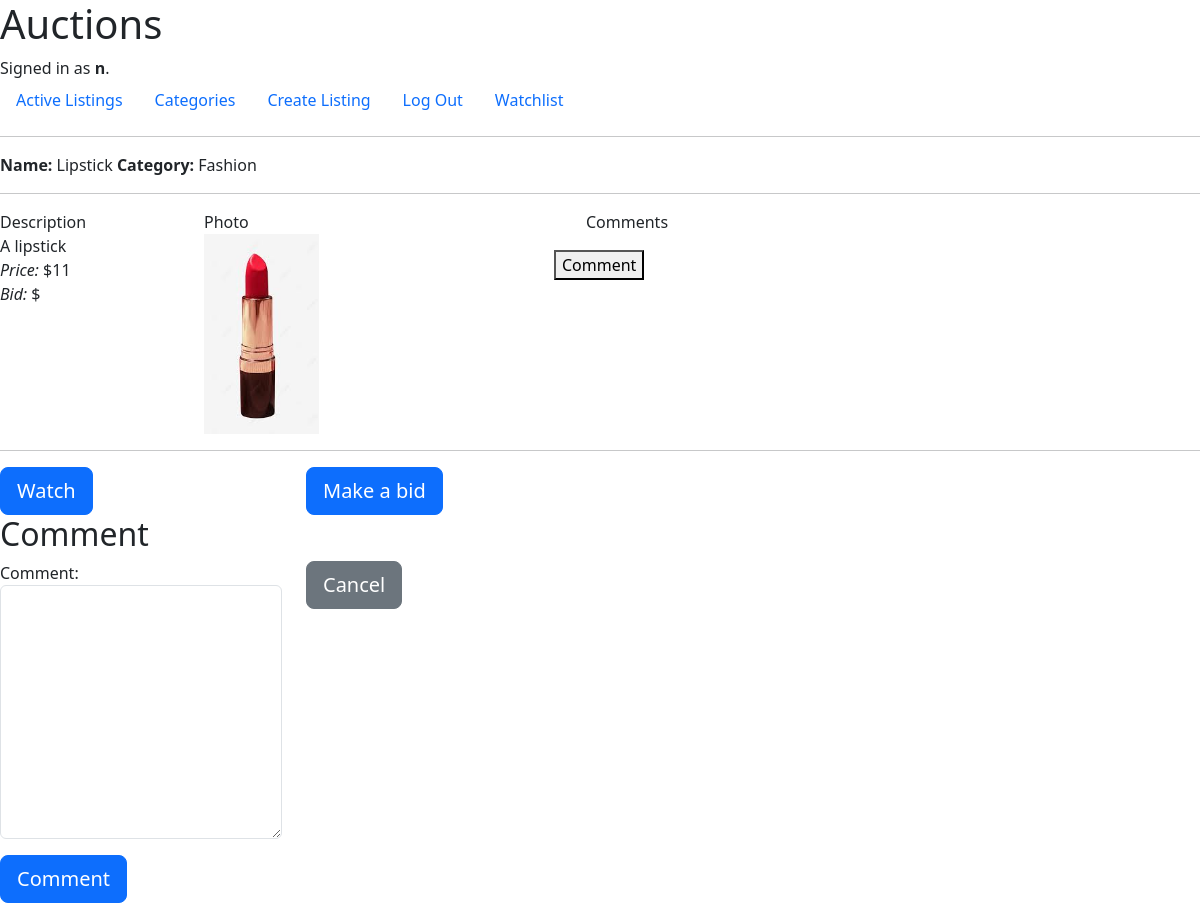
/comment/8 (signed in), run on the app's committed database.
### auctions/models.py (models this page shows, shortened)
class User(AbstractUser):
    def __str__(self):
        return f"{self.username}"

class Auction(models.Model):
    name = models.CharField(max_length=25)
    price = models.IntegerField()
    description = models.TextField(max_length=100)
    seller = models.ForeignKey(
        User,
        related_name="auctions",
        on_delete=models.CASCADE
        )
    image = models.ImageField(
        null=True,
        blank=True,
        upload_to='photos/'
        )
    category = models.ForeignKey(
        Category,
        null=True,
        related_name="auctions",
        on_delete=models.SET_NULL
        )
    start_time = models.DateTimeField()
    watchers = models.ManyToManyField(
        User,
        blank=True,
        related_name='auctions_watchers'
        )
    status = models.BooleanField(default=True)
    class Meta:
        ordering = ('start_time',)

class Category(models.Model):
    id = models.AutoField(primary_key=True)
    title = models.CharField(max_length=25)
    class Meta:
        ordering = ('title',)
    def __str__(self):
        return f"{self.title}"

### auctions/views.py (the view, shortened to what this page needs)
# urls.py: path("comment/<str:id>", views.comment_auction, name="comment_auction"),
def comment_auction(request, id):
    obj = Auction.objects.get(id=id)
    if request.method == 'GET':
        return render(request, "auctions/comment.html", {
            'form':CommentForm(),
            'obj':obj
        })

### auctions/forms.py
class CommentForm(ModelForm):
    class Meta:
        model = Comment
        fields = (
            'comment',
            )
        labels = {
            'comment': 'Comment',
            }
    def __init__(self, *args, **kwargs):
        super(CommentForm, self).__init__(*args, **kwargs)
        for visible in self.visible_fields():
            visible.field.widget.attrs['class'] = 'form-control'

### auctions/templates/auctions/comment.html (shortened to what this page needs)
{% extends "auctions/auction.html" %}
{% block comment %}
{% if request.user.is_authenticated %}
    <h2>Comment</h2>
    <div class="row">
        <div class="col-3">
            <form action="{% url 'comment_auction' obj.id %}" method="post" enctype="multipart/form-data">
                {{ form.as_p }}
                <button name="cp" type="submit" class="btn btn-lg btn-primary">Comment</button>
            </form>
        </div>
        <div class="col-1">
            <form action="{% url 'cancel_comment_auction' obj.id %}" method="post" enctype="multipart/form-data">
                <button name="cca" type="submit" class="btn btn-secondary btn-lg">Cancel</button>
            </form>
        </div>
    </div>
{% else %}
    <h2>You will be able to comment this auction until log in</h2>
{% endif %}
{% endblock %}

### auctions/templates/auctions/auction.html (shortened to what this page needs)
{% extends "auctions/layout.html" %}
{% load static %}
{% block body %}
    {% if 1 == obj.status %}
        <div class="row">
            <div class="col-7"><strong>Name:</strong> {{obj.name}}  <strong>Category:</strong> {{obj.category}}</div>
            <spacer type="vertical" height="100"><hr/></spacer>
            <div class="col-2">Description<br>{{ obj.description }}<br><i>Price:</i> ${{ obj.price }}<br><i>Bid:</i> ${{ bid }}</div>
            <div style="max-width:350px;">Photo<br>
                {% if '' == obj.image %}
                    <img src="photos/question.svg" height="200">
                {% else %}
                    <img src="{{ obj.image }}" height="200">
                {% endif %}
            </div>
            <div class="col-3">
                <ul>
                    <lh>Comments</lh>
                </ul>
                <form method="GET" action="{% url 'comment_auction' obj.id %}" class="form-data" enctype="multipart/form-data">
                    <button name="cg" type="submit">Comment</button>
                </form>
            </div>
            <spacer type="vertical" height="100"><hr/></spacer>
            <div class="col-3">
            {% if request.user.is_authenticated %}
                <form method="POST" action="{% url 'watch_auction' obj.id %}" class="form-inline">
                    {% if request.user in obj.watchers.all %}
                        <button type="submit" class="btn btn-secondary btn-lg">Stop watching</button>
                    {% else %}
                        <button name="w" type="submit" class="btn btn-lg btn-primary">Watch</button>
                    {% endif %}
                </form>
            </div>
            <div class="col-2">
                <form method="GET" action="{% url 'bid_auction' obj.id %}" class="form-data" enctype="multipart/form-data">
                    <button name="b" type="submit" class="btn btn-lg btn-primary">Make a bid</button>
                </form>
            </div>
            {% endif %}
        </div>
    {% endif %}
    {% block comment %}
    {% endblock %}
{% endblock %}

### auctions/templates/auctions/layout.html (shortened to what this page needs)
{% load static %}
<!DOCTYPE html>
<html lang="en">
    <head>
        <link href="https://cdn.jsdelivr.net/npm/bootstrap@5.3.0-alpha1/dist/css/bootstrap.min.css" rel="stylesheet">
    </head>
    <body>
        <h1>Auctions</h1>
        <div>
            {% if user.is_authenticated %}
                Signed in as <strong>{{ user.username }}</strong>.
            {% else %}
                Not signed in.
            {% endif %}
        </div>
        <ul class="nav">
            <li class="nav-item">
                <a class="nav-link" href="{% url 'index' %}">Active Listings</a>
            </li>
            <li class="nav-item">
                <a class="nav-link" href="{% url 'category' %}">Categories</a>
            </li>
            {% if user.is_authenticated %}
                <li class="nav-item">
                    <a class="nav-link" href="{% url 'create' %}">Create Listing</a>
                </li>
                <li class="nav-item">
                    <a class="nav-link" href="{% url 'logout' %}">Log Out</a>
                </li>
                <li class="nav-item">
                    <a class="nav-link" href="{% url 'watchlist' %}">Watchlist</a>
                </li>
            {% endif %}
        </ul>
        <hr>
        {% block body %}
        {% endblock %}
    </body>
</html>

### data on the page
User: username "n"
Auction: name "Lipstick", category "Fashion", description "A lipstick", price "11", image (picture)
